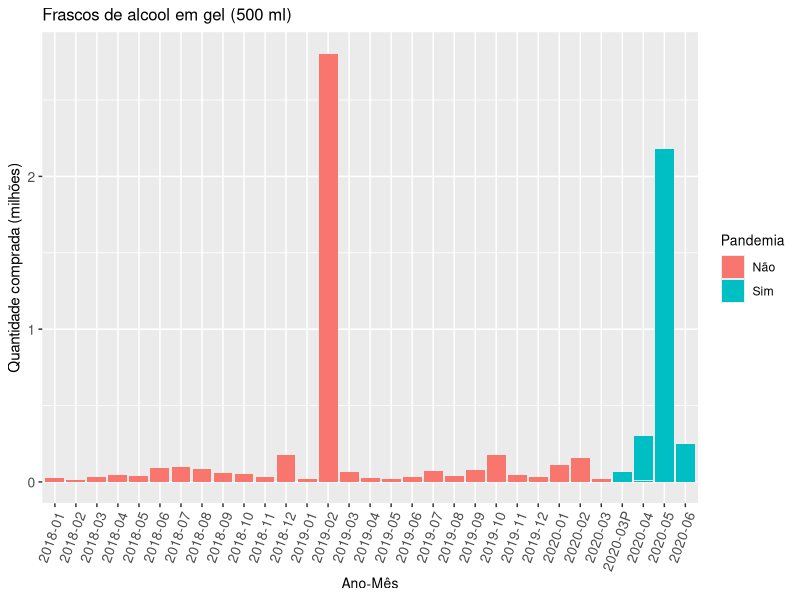
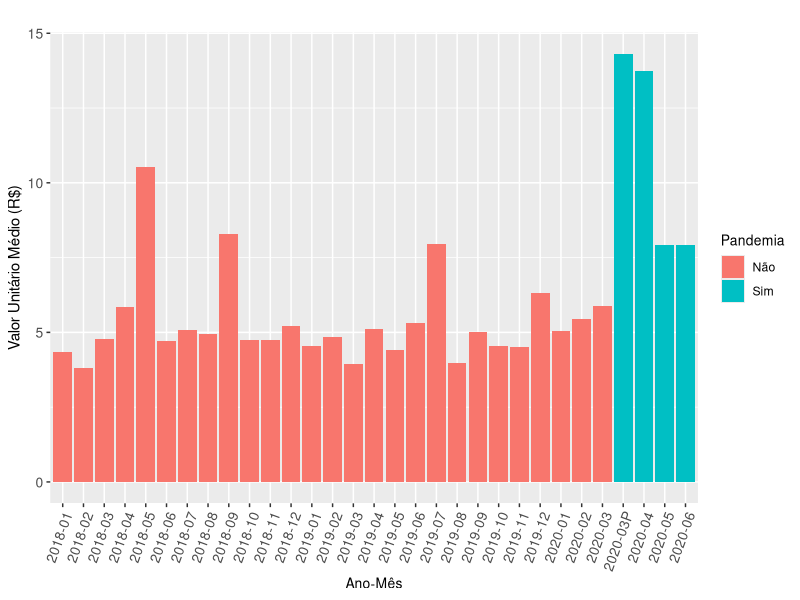
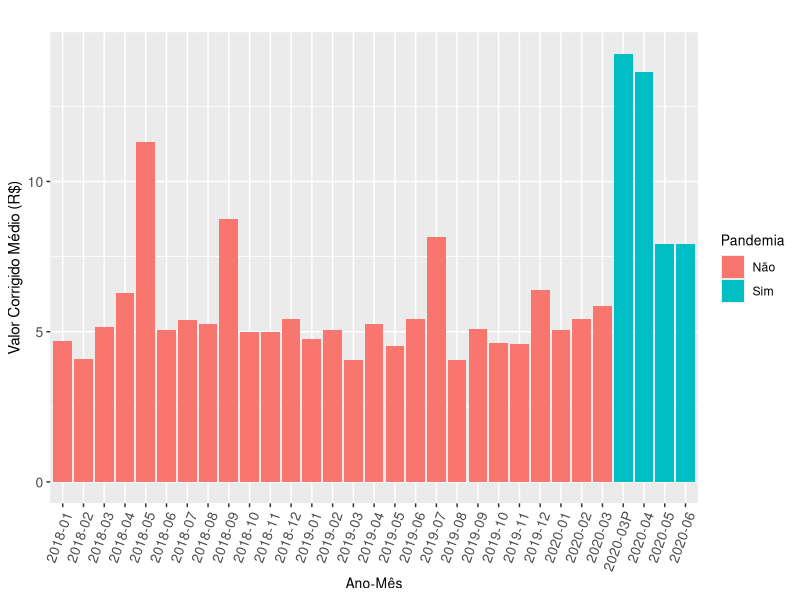
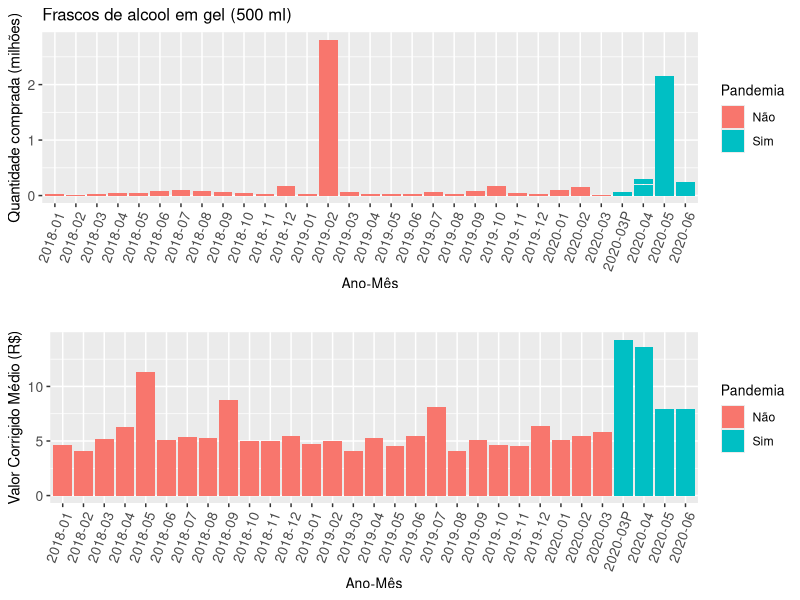
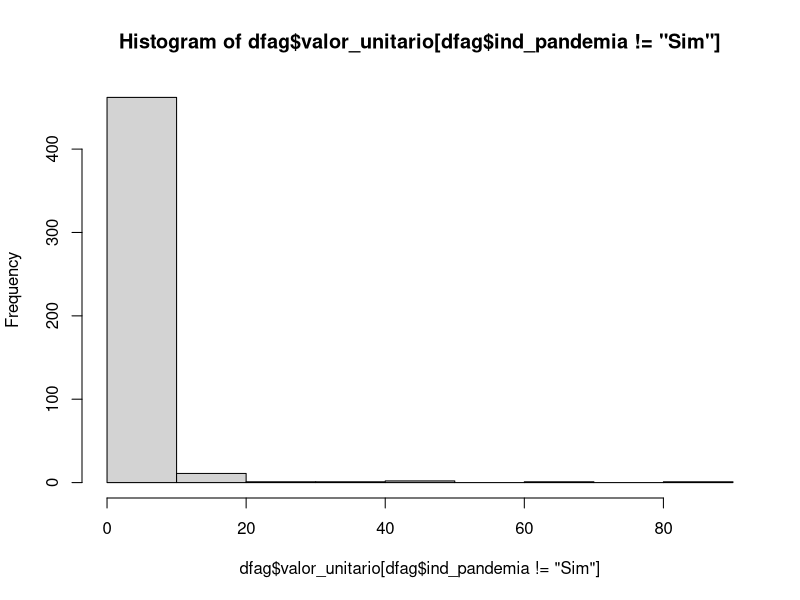
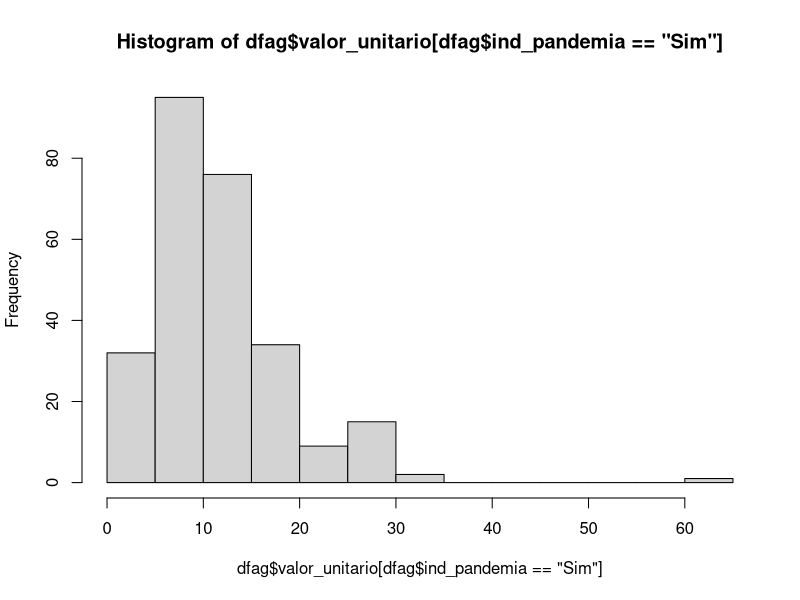
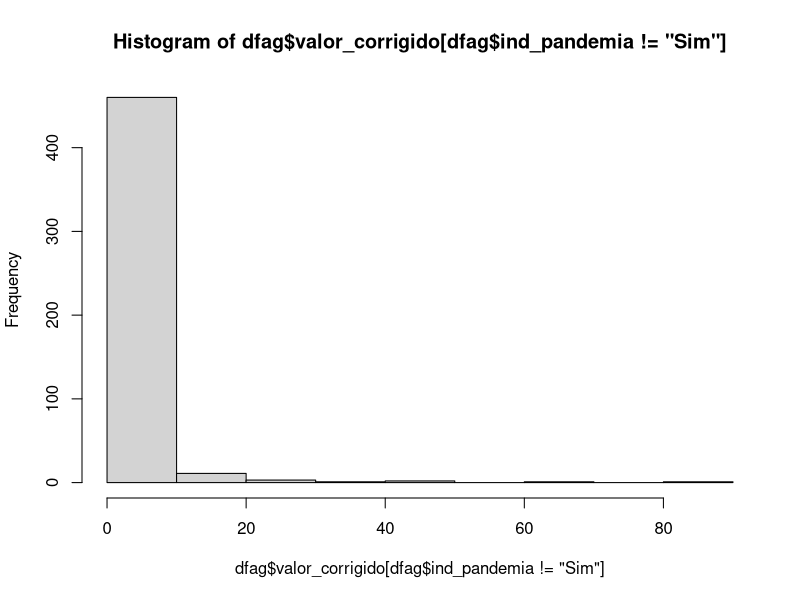
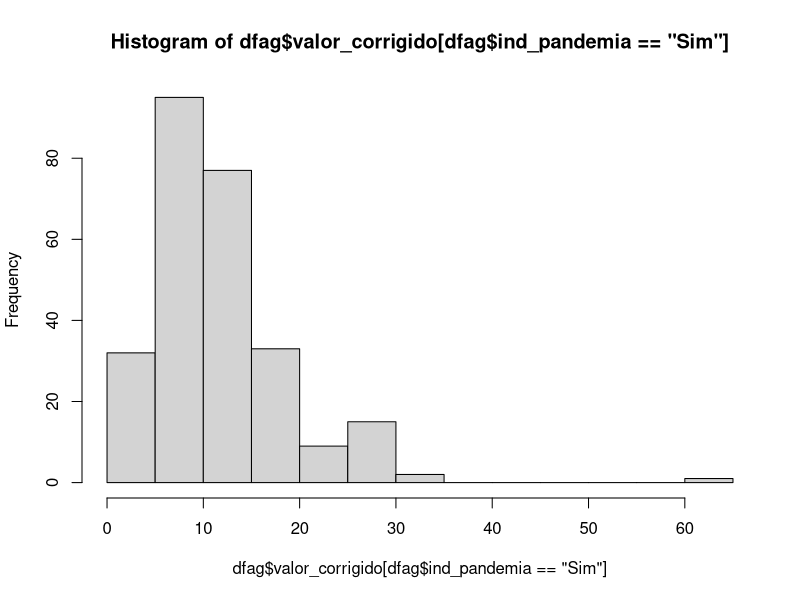

These figures' R source, in order:
## ---- chunk 1
knitr::opts_chunk$set(echo = TRUE)
## ---- chunk 2
library(stringr)

#df1 <- read.csv2("df_consultanpan.csv")
#df2 <- read.csv2("df_consultapan.csv")

#dfag <- rbind(df1, df2)
#dfag <- dfag[, 4:26]

#write.csv2(dfag, "df_compras.csv")

# compras df
dfag <- read.csv2("df_compras.csv")

dfag <- dfag[, c("dia","ano","mes","desc_material_serv",
                 "unidade_fornecimento","valor_unitario",
                 "qtde_ofertada")]

# prepara campo data da compra
dfag$data_compra <- as.character(dfag$dia)
dfag$data_compra <- sub(" ","-",dfag$data_compra)
dfag$data_compra <- sub(" ","-",dfag$data_compra)
mes <- c("Jan","Fev","Mar","Abr","Mai","Jun",
         "Jul","Ago","Set","Out","Nov","Dez")
for(i in 1:12) dfag$data_compra <- sub(mes[i],i,dfag$data_compra)
dfag$data_compra <- as.Date(dfag$data_compra,  format = "%d-%m-%Y")

# indicador pandemia a partir de 11/Mar/2020
dfag$flag_pandemia <- dfag$data_compra >= "2020-03-11"
dfag$ind_pandemia[dfag$flag_pandemia] <- "Sim"
dfag$ind_pandemia[dfag$flag_pandemia == "FALSE"] <- "Não"

# mes/ano
dfag$anomes <- str_sub(as.character(dfag$data_compra),1,7)

# ajusta nome das variaveis
dfag <- dfag[ , c("data_compra", "ano", "desc_material_serv",
                  "unidade_fornecimento", "valor_unitario", "qtde_ofertada",
                  "ind_pandemia", "anomes") ]

names(dfag) <- c("data_compra", "ano", "descricao_objeto", "unidade",
                 "valor_unitario", "quantidade", "ind_pandemia", 
                 "anomes_compra")

# indice de inflacao mensal - FIPE / IPC
ipc <- read.csv2("pesquisaFIPE_IPC.csv", stringsAsFactors = FALSE)
ipc$Saude <- as.numeric(ipc$Saude)
ipc$Geral <- as.numeric(ipc$Geral)
mes <- str_to_lower(mes)
ipc$anomes <- NA
for(i in 1:12) ipc$anomes[ipc$Mes == mes[i]] <- str_sub(paste0("0",i),-2,-1)
ipc$anomes <- paste0(ipc$Ano,"-",ipc$anomes)
ipc <- ipc[order(ipc$anomes, decreasing = TRUE),]

# indice acumulado
# i = {(1+i1)*(1+i2)*(1+i3)...(1*in)-1}

indacum <- function(df_ipc, anomes_compra, anomes_correcao){
  # acumula indice da data da compra ate o mes anterior a anomes_correcao
  df_ipc <- df_ipc[df_ipc$anomes >= anomes_compra &
                   df_ipc$anomes < anomes_correcao, ]  
  prod(df_ipc[,2]+1)-1
}

# atualizacao valores para 2020-06
df_ipc <- ipc[,c("anomes", "Geral")]
dfag$ind_acum <- NA
anomes_correcao <- "2020-06"
for(i in 1:nrow(dfag)){
  dfag$ind_acum[i] <- indacum(df_ipc, dfag$anomes_compra[i], anomes_correcao)
}
dfag$valor_corrigido <- dfag$valor_unitario * (1 + dfag$ind_acum)


# adiciona sufixo P em marco maior/igual 11
dfag$anomes_compra[dfag$data_compra >= "2020-03-11" &
                   dfag$data_compra <= "2020-03-31"] <-
        paste0(dfag$anomes_compra[dfag$data_compra >= "2020-03-11" &
                                  dfag$data_compra <= "2020-03-31"],"P")


## ---- chunk 3
library(ggplot2)
library(patchwork)

# quantidade vs valor corrigido - mesano
g1 <- ggplot(dfag, aes(x = anomes_compra, y = quantidade/1e6, 
                 fill = factor(ind_pandemia))) + geom_col(position = "stack") +
  theme(axis.text.x = element_text(angle=70, hjust=1, size = 10), axis.text.y = element_text(hjust=1, size = 10), axis.title.y = element_text(size = 11),
        title = element_text(size = 10)) +
  labs(title = "Frascos de alcool em gel (500 ml)",
     x = "Ano-Mês",
     y = "Quantidade comprada (milhões)",
     fill = "Pandemia")
g1



dfag2 <- aggregate(valor_unitario ~ anomes_compra + ind_pandemia, 
                   data=dfag, FUN=mean)

g2 <- ggplot(dfag2, aes(x = anomes_compra, y = valor_unitario, 
                 fill = factor(ind_pandemia))) + geom_col(position = "stack") + 
  theme(axis.text.x = element_text(angle=70, hjust=1, size = 10), axis.text.y = element_text(hjust=1, size = 10), axis.title.y = element_text(size = 11),
        title = element_text(size = 10)) +
  labs(title = "",
     x = "Ano-Mês",
     y = "Valor Unitário Médio (R$)",
     fill = "Pandemia")
g2



dfag3 <- aggregate(valor_corrigido ~ anomes_compra + ind_pandemia, 
                   data=dfag, FUN=mean)

g3 <- ggplot(dfag3, aes(x = anomes_compra, y = valor_corrigido, 
                 fill = factor(ind_pandemia))) + geom_col(position = "stack") + 
  theme(axis.text.x = element_text(angle=70, hjust=1, size = 10), axis.text.y = element_text(hjust=1, size = 10), axis.title.y = element_text(size = 11),
        title = element_text(size = 10)) +
  labs(title = "",
     x = "Ano-Mês",
     y = "Valor Corrigido Médio (R$)",
     fill = "Pandemia")
g3


## ---- chunk 4
library(gridExtra)

gridExtra::grid.arrange(g1, g3, nrow = 2)
## ---- chunk 5
hist(dfag$valor_unitario[dfag$ind_pandemia != "Sim"])
hist(dfag$valor_unitario[dfag$ind_pandemia == "Sim"])

shapiro.test(dfag$valor_unitario[dfag$ind_pandemia != "Sim"])
shapiro.test(dfag$valor_unitario[dfag$ind_pandemia == "Sim"])
## ---- chunk 6
hist(dfag$valor_corrigido[dfag$ind_pandemia != "Sim"])
hist(dfag$valor_corrigido[dfag$ind_pandemia == "Sim"])

shapiro.test(dfag$valor_corrigido[dfag$ind_pandemia != "Sim"])
shapiro.test(dfag$valor_corrigido[dfag$ind_pandemia == "Sim"])
## ---- chunk 7
hist(dfag$valor_corrigido[dfag$ind_pandemia != "Sim" & dfag$quantidade < 1e6])
hist(dfag$valor_corrigido[dfag$ind_pandemia == "Sim" & dfag$quantidade < 1e6])

shapiro.test(dfag$valor_corrigido[dfag$ind_pandemia != "Sim" & dfag$quantidade < 1e6])
shapiro.test(dfag$valor_corrigido[dfag$ind_pandemia == "Sim" & dfag$quantidade < 1e6])
## ---- chunk 8
# tirando outlier
mean(dfag[ dfag$ind_pandemia != "Sim" & dfag$quantidade != max(dfag$quantidade[dfag$ind_pandemia != "Sim"]), ]$valor_corrigido)

# mantendo outlier
# antes pandemia
mean(dfag$valor_corrigido[dfag$ind_pandemia != "Sim"])
# durante pandemia
mean(dfag$valor_corrigido[dfag$ind_pandemia == "Sim"])
# relacao
mean(dfag$valor_corrigido[dfag$ind_pandemia == "Sim"])/mean(dfag$valor_corrigido[dfag$ind_pandemia != "Sim"])

## ---- chunk 9
hist(dfag$quantidade[dfag$ind_pandemia != "Sim"])
hist(dfag$quantidade[dfag$ind_pandemia == "Sim"])

shapiro.test(dfag$quantidade[dfag$ind_pandemia != "Sim"])
shapiro.test(dfag$quantidade[dfag$ind_pandemia == "Sim"])
## ---- chunk 10
# tirando outlier
mean(dfag[ dfag$ind_pandemia != "Sim" & dfag$quantidade != max(dfag$quantidade[dfag$ind_pandemia != "Sim"]), ]$quantidade)

# mantendo outlier
# antes
mean(dfag$quantidade[dfag$ind_pandemia != "Sim"])
# durante
mean(dfag$quantidade[dfag$ind_pandemia == "Sim"])
# relacao
mean(dfag$quantidade[dfag$ind_pandemia == "Sim"])/mean(dfag$quantidade[dfag$ind_pandemia != "Sim"])

## ---- chunk 11
# teste de hipotese - 
# http://www.r-tutor.com/elementary-statistics/non-parametric-methods/mann-whitney-wilcoxon-test

# amostras independentes com tamanhos diferentes

# valor corrigido
wilcox.test(valor_corrigido ~ ind_pandemia, data = dfag)

# quantidade
wilcox.test(quantidade ~ ind_pandemia, data = dfag)

